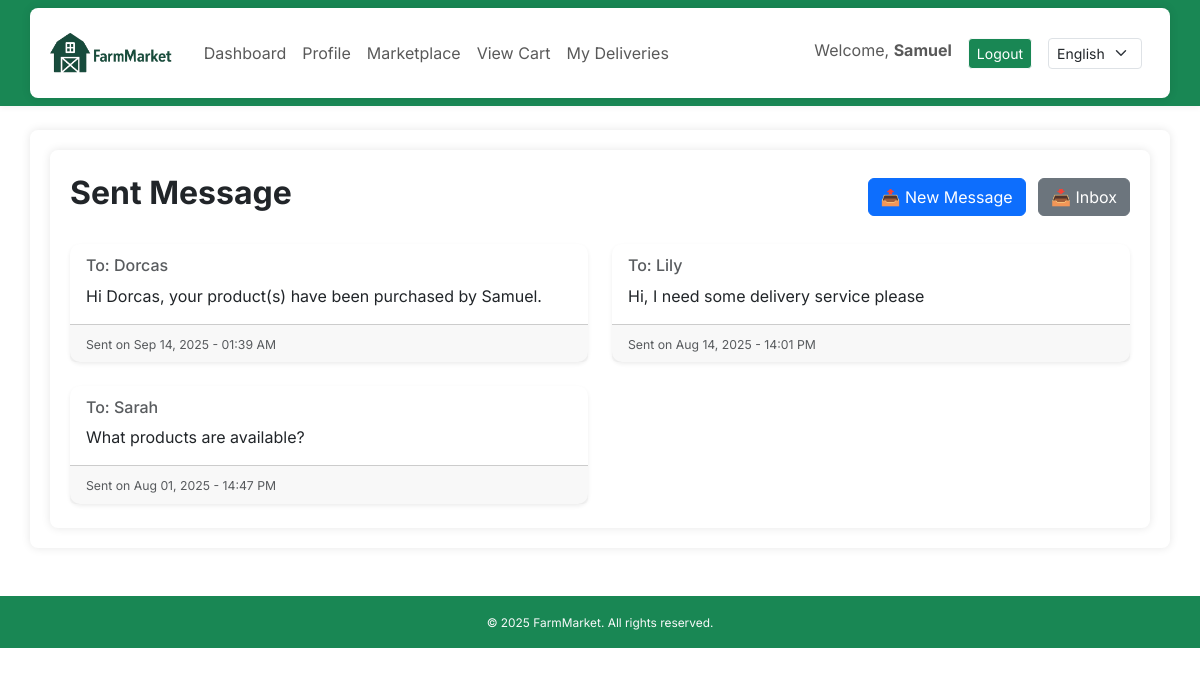
Before: /messages_list/sent/ (signed in) with the older database file.
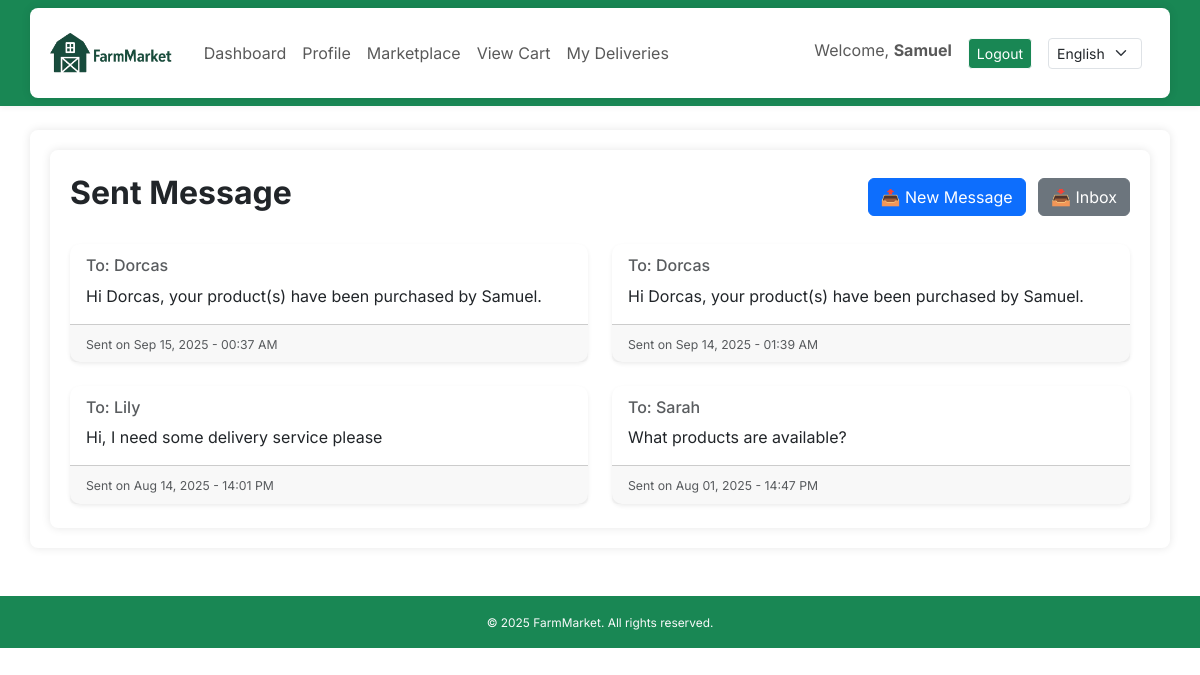
After: the same page with the newer database file.
### core/models.py (models this page shows, shortened)
class Message(models.Model):
    sender = models.ForeignKey(User, related_name='sent_messages', on_delete=models.CASCADE)
    recipient = models.ForeignKey(User, related_name='received_messages', on_delete=models.CASCADE)
    subject = models.CharField(max_length=255, default="No Subject")
    body = models.TextField()
    timestamp = models.DateTimeField(auto_now_add=True)
    is_read = models.BooleanField(default=False)
    class Meta:
        ordering = ['-timestamp']

### core/views.py (the view)
# urls.py: path('messages_list/sent/', views.sent_message_view, name='sent_messages'),
@login_required
def sent_message_view(request):
    sent_messages = Message.objects.filter(sender=request.user).order_by('-timestamp')
    return render(request, 'core/sent_message.html', {'messages_list': sent_messages})

### core/context_processors.py (called while the page is built)
def language_code(request):
    return {
        'LANGUAGE_CODE': translation.get_language()
    }

### core/templates/core/sent_message.html
{% extends 'core/base.html' %}
{% load i18n %}
{% block content %}
<div class="container py-4">
    <div class="d-flex justify-content-between align-items-center mb-4">
        <h2 class="fw-bold">{% trans "Sent Message" %}</h2>
        <div>
            <a href="{% url 'send_message' %}" class="btn btn-primary me-2">📤 {% trans "New Message" %}</a>
            <a href="{% url 'inbox' %}" class="btn btn-secondary">📥 {% trans "Inbox" %}</a>
        </div>
    </div>
    {% if messages_list %}
        <div class="row row-cols-1 row-cols-md-2 g-4">
            {% for msg in messages_list %}
                <div class="col">
                    <div class="card shadow-sm h-100">
                        <div class="card-body">
                            <h6 class="card-subtitle mb-2 text-muted">To: {{ msg.recipient.username }}</h6>
                            <p class="card-text">{{ msg.body }}</p>
                        </div>
                        <div class="card-footer text-muted small">
                            <small>Sent on {{ msg.timestamp|date:"M d, Y - H:i A" }}</small>
                        </div>
                    </div>
                </div>
            {% endfor %}
        </div>
    {% else %}
        <div class="alert alert-info" role="alert">
            {% trans "You have not sent any messages yet." %}
        </div>
    {% endif %}
</div>
{% endblock %}

Changed rows visible on the page:
added Message: recipient.username "Dorcas", body "Hi Dorcas, your product(s) have been purchased by Samuel.", timestamp "Sep 15, 2025 - 00:37 AM"
